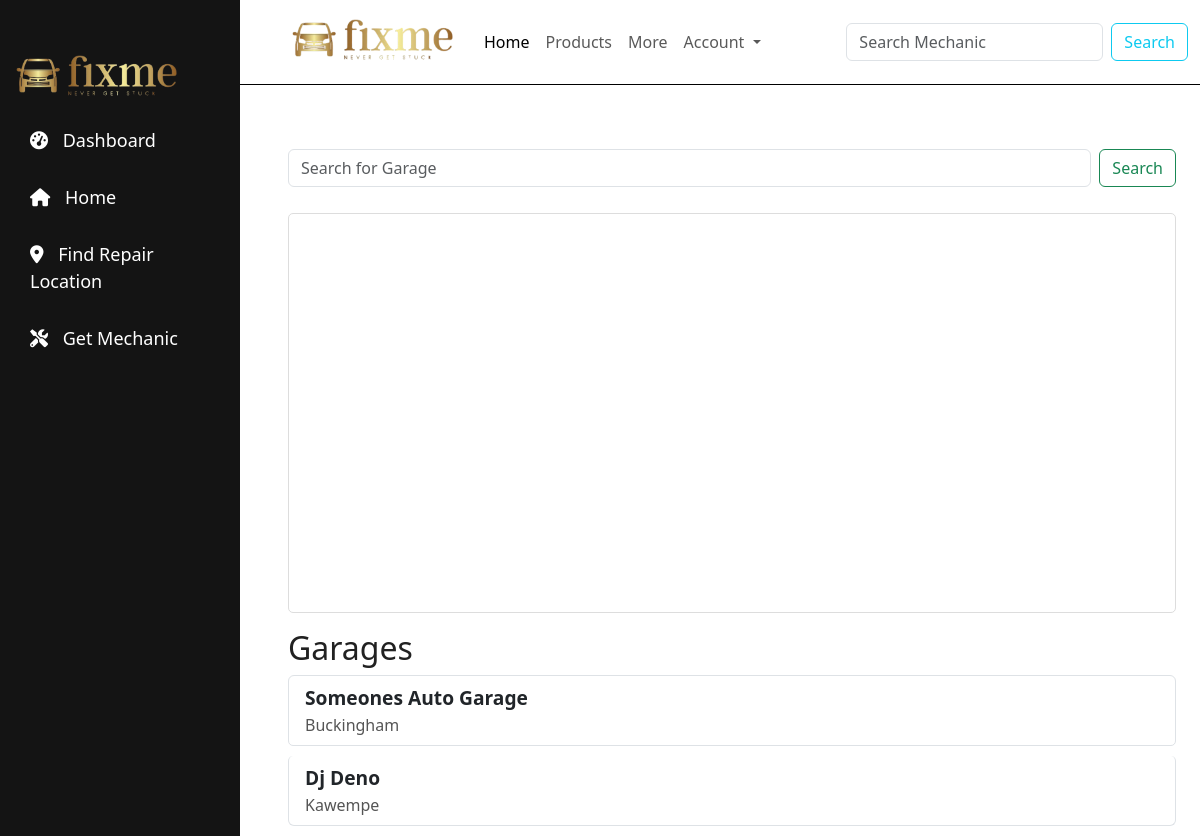
The page /repairlocation/ on the database its author committed.
### fixmeApp/models.py (models this page shows)
class Garage(models.Model):
    name = models.CharField(max_length=100)
    location = models.CharField(max_length=100)
    latitude = models.FloatField()
    longitude = models.FloatField()
    image = models.ImageField(null=True, blank=True)
    created_at = models.DateTimeField(auto_now_add=True)

### fixmeApp/views.py (the view)
# urls.py: path('repairlocation/', views.repairlocation, name="repairlocation"),
def repairlocation(request):
    garages = Garage.objects.all()
    query = request.GET.get('q')
    if query:
        garages = garages.filter(
            Q(name__icontains=query) |
            Q(location__icontains=query)
        )
    return render(request, 'repair.html', {
        'garages': garages,
        'google_maps_api_key': settings.GOOGLE_MAPS_API_KEY
    })

### fixmeApp/views.py (called while the page is built)
def message_count_processor(request):
    if request.user.is_authenticated:
        return {
            'message_count': Message.objects.filter(user=request.user, read=False).count()
        }
    return {
        'message_count': 0
    }

### fixmeApp/templates/repair.html (shortened to what this page needs)
{% extends 'base.html' %}
{% block content %}
{% load static %}
<div class="container mt-5">
    <div class="row">
        <div class="col-12">
            <form class="d-flex mb-3" action="{% url 'repairlocation' %}" method="get">
                <input class="form-control me-2" type="search" name="q" placeholder="Search for Garage" aria-label="Search">
                <button class="btn btn-outline-success" type="submit">Search</button>
            </form>
        </div>
    </div>
    <div id="map" style="height: 400px; width: 100%; margin-top: 10px;"></div>
    <div class="row mt-3">
        <div class="col-12">
            <h2>Garages</h2>
            <ul class="list-group">
                {% for garage in garages %}
                <li class="list-group-item">
                    <strong>{{ garage.name }}</strong>
                    <p>{{ garage.location }}</p>
                </li>
                {% empty %}
                <li class="list-group-item">No garages found.</li>
                {% endfor %}
            </ul>
        </div>
    </div>
</div>
{% endblock %}

### fixmeApp/static/css/nav.css (style rules this page uses)
* { margin: 0; padding: 0; box-sizing: border-box; line-height: 1.5; }
body { font-family: Arial, sans-serif; background-color: #fff; width: 100vw; }

### fixmeApp/static/css/main.css (style rules this page uses)
main p { font-size: 1rem; color: #212121; }
.welcome h1, p { margin-top: 1%; font-size: 50px; }
.container { max-width: 1200px; margin: 0 auto; }
#map { border: 1px solid #ddd; border-radius: 5px; }
.list-group-item { display: flex; justify-content: space-between; align-items: center; padding: 15px; margin-bottom: 10px; border: 1px solid #ddd; border-radius: 5px; background-color: #f9f9f9; }
.list-group-item strong { font-size: 1.2em; }
.list-group-item p { margin: 0; color: #555; }
h2 { margin-top: 20px; font-size: 1.5em; color: #333; }

### rows shown on the page
Garage: name "Someones Auto Garage", location "Buckingham"
Garage: name "Dj Deno", location "Kawempe"
